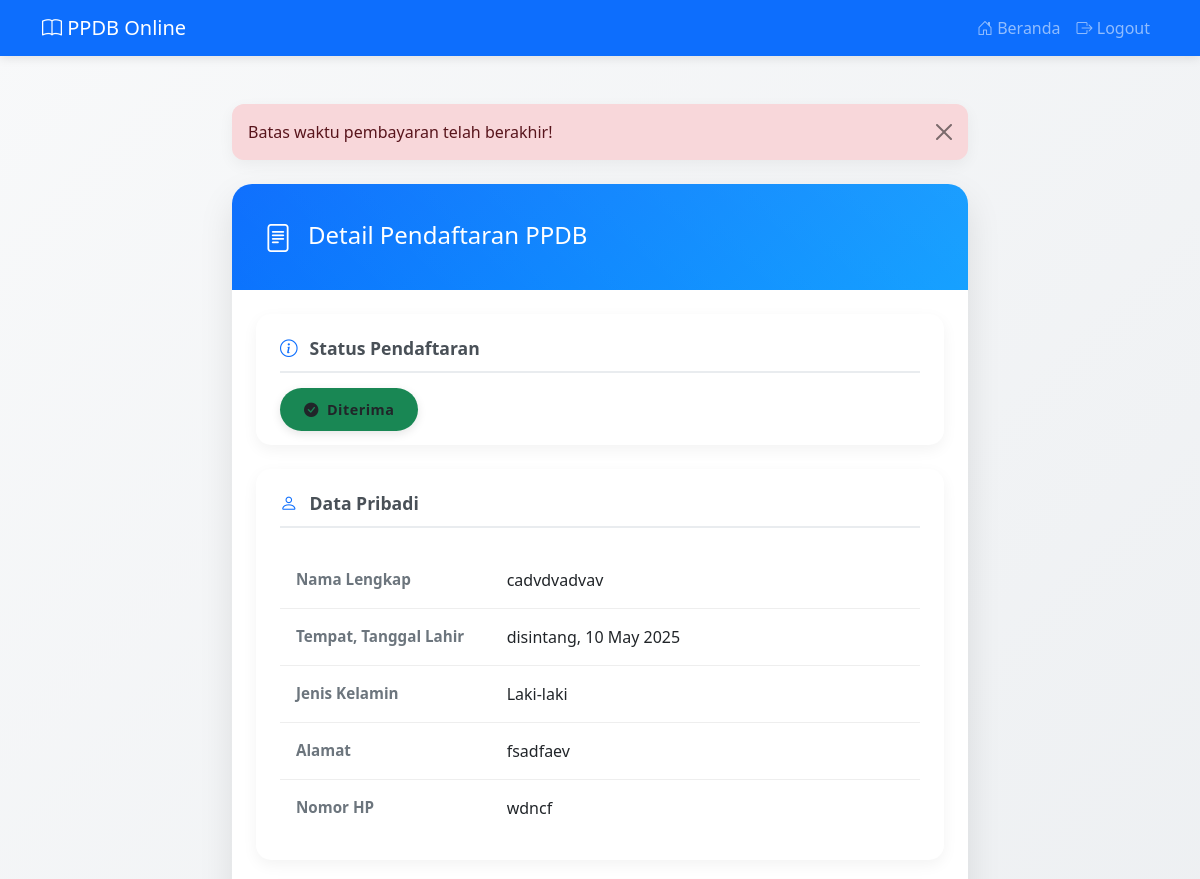
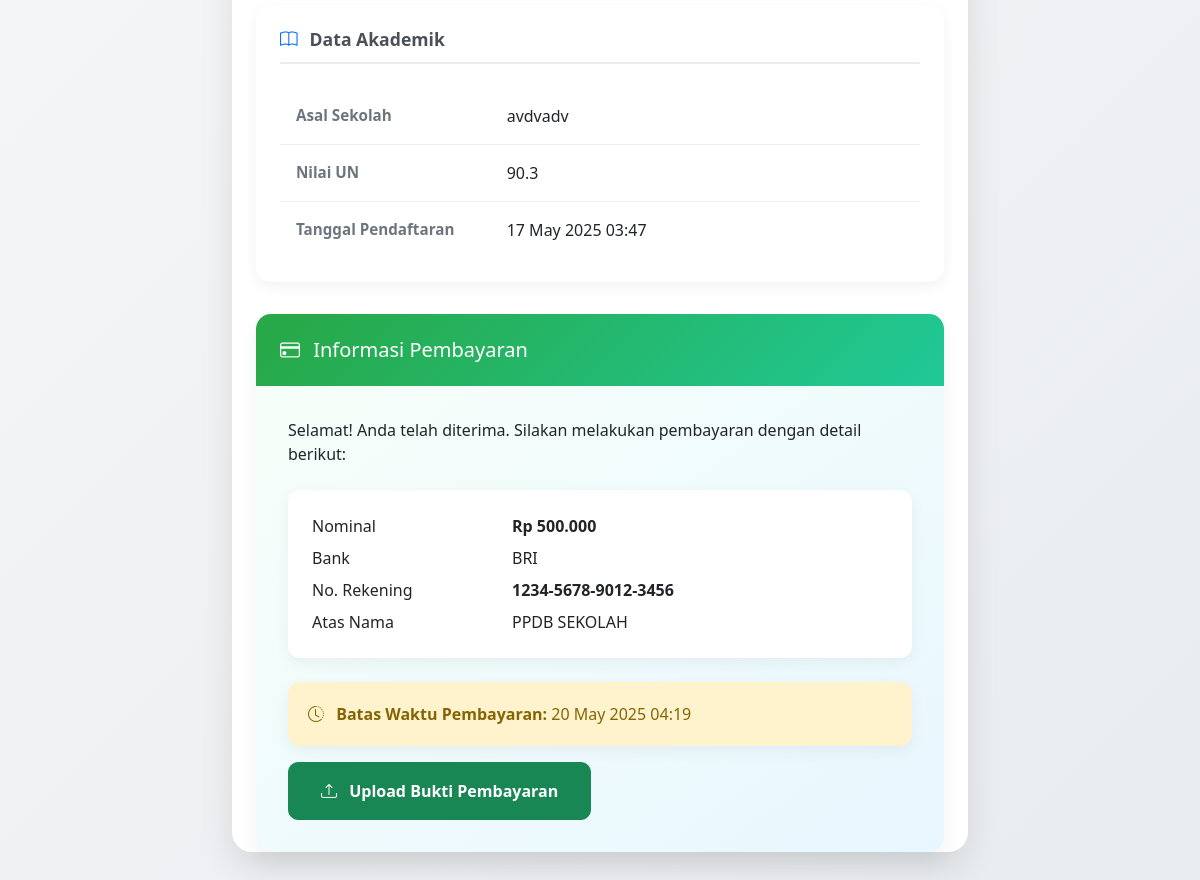
The app's page /detail_pendaftaran (signed in) with its own data (2 pictures, top to bottom).
### app/models.py (models this page shows)
class Pendaftaran(db.Model):
    __tablename__ = 'pendaftaran'
    id = db.Column(db.Integer, primary_key=True)
    nama_lengkap = db.Column(db.String(150), nullable=False)
    tempat_lahir = db.Column(db.String(100), nullable=False)
    tanggal_lahir = db.Column(db.Date, nullable=False)
    jenis_kelamin = db.Column(db.String(20), nullable=False)
    alamat = db.Column(db.Text, nullable=False)
    nomor_hp = db.Column(db.String(15), nullable=False)
    asal_sekolah = db.Column(db.String(150), nullable=False)
    nilai_un = db.Column(db.Float, nullable=False)
    status = db.Column(db.String(20), default='Pending')
    tanggal_daftar = db.Column(db.DateTime, default=datetime.utcnow)
    user_id = db.Column(db.Integer, db.ForeignKey('user.id'), nullable=False)
    diproses_oleh = db.Column(db.Integer, db.ForeignKey('user.id'), nullable=True)
    tanggal_diproses = db.Column(db.DateTime, nullable=True)
    catatan_admin = db.Column(db.Text, nullable=True)

### app/routes/main.py (the view)
@main_bp.route("/detail_pendaftaran")
@login_required
def detail_pendaftaran():
    pendaftaran = Pendaftaran.query.filter_by(user_id=current_user.id).first()
    if not pendaftaran:
        flash('Anda belum melakukan pendaftaran', 'warning')
        return redirect(url_for('main_bp.daftar'))
    if pendaftaran.status == 'Diterima':
        payment_deadline = pendaftaran.tanggal_diproses + timedelta(days=3)
        if datetime.now() > payment_deadline:
            flash('Batas waktu pembayaran telah berakhir!', 'danger')
        else:
            remaining = payment_deadline - datetime.now()
            flash(f'Sisa waktu pembayaran: {remaining.days} hari {remaining.seconds//3600} jam', 'warning')
    return render_template('detail_pendaftaran.html',
                         title="Detail Pendaftaran",
                         pendaftaran=pendaftaran,
                         timedelta=timedelta)  # Pass timedelta to template

### app/__init__.py (called while the page is built)
def create_app():
    app = Flask(__name__)
    app.config.from_object(Config)
    db.init_app(app)
    login_manager.init_app(app)
    Migrate(app, db)
    from .routes.auth import auth_bp
    from .routes.main import main_bp
    from .routes.admin import admin_bp
    app.register_blueprint(auth_bp)
    app.register_blueprint(main_bp)
    app.register_blueprint(admin_bp, url_prefix='/admin')
    from .models import User
    @login_manager.user_loader
    def load_user(user_id):
        return User.query.get(int(user_id))
    return app

### app/templates/detail_pendaftaran.html (shortened to what this page needs)
<!DOCTYPE html>
<html lang="en">
<head>
    <link href="https://cdn.jsdelivr.net/npm/bootstrap@5.3.0/dist/css/bootstrap.min.css" rel="stylesheet">
    <link rel="stylesheet" href="https://cdn.jsdelivr.net/npm/bootstrap-icons@1.7.2/font/bootstrap-icons.css">
</head>
<body>
    <nav class="navbar navbar-expand-lg navbar-dark bg-primary sticky-top">
        <div class="container">
            <a class="navbar-brand" href="{{ url_for('main_bp.home') }}">
                <i class="bi bi-book"></i> PPDB Online
            </a>
            <div class="collapse navbar-collapse" id="navbarNav">
                <ul class="navbar-nav ms-auto">
                    <li class="nav-item">
                        <a class="nav-link" href="{{ url_for('main_bp.home') }}">
                            <i class="bi bi-house-door"></i> Beranda
                        </a>
                    </li>
                    <li class="nav-item">
                        <a class="nav-link" href="{{ url_for('auth_bp.logout') }}">
                            <i class="bi bi-box-arrow-right"></i> Logout
                        </a>
                    </li>
                </ul>
            </div>
        </div>
    </nav>
    <div class="container py-5">
        <div class="row justify-content-center">
            <div class="col-lg-8">
                {% with messages = get_flashed_messages(with_categories=true) %}
                    {% if messages %}
                        {% for category, message in messages %}
                            <div class="alert alert-{{ category }} alert-dismissible fade show mb-4">
                                {{ message }}
                                <button type="button" class="btn-close" data-bs-dismiss="alert"></button>
                            </div>
                        {% endfor %}
                    {% endif %}
                {% endwith %}
                <div class="detail-card">
                    <div class="card-header">
                        <div class="d-flex align-items-center">
                            <i class="bi bi-file-text fs-3 me-3"></i>
                            <div>
                                <h4 class="mb-1">Detail Pendaftaran PPDB</h4>
                            </div>
                        </div>
                    </div>
                    <div class="section-card mx-4 mt-4">
                        <h5 class="section-title">
                            <i class="bi bi-info-circle"></i>
                            Status Pendaftaran
                        </h5>
                        {% if pendaftaran.status == 'Pending' %}
                            <span class="status-badge bg-warning">
                                <i class="bi bi-clock-fill me-2"></i>Menunggu Verifikasi
                            </span>
                        {% elif pendaftaran.status == 'Diterima' %}
                            <span class="status-badge bg-success">
                                <i class="bi bi-check-circle-fill me-2"></i>Diterima
                            </span>
                        {% else %}
                            <span class="status-badge bg-danger">
                                <i class="bi bi-x-circle-fill me-2"></i>Ditolak
                            </span>
                        {% endif %}
                    </div>
                    <div class="section-card mx-4">
                        <h5 class="section-title">
                            <i class="bi bi-person"></i>
                            Data Pribadi
                        </h5>
                        <div class="detail-item">
                            <div class="row">
                                <div class="col-md-4 label">Nama Lengkap</div>
                                <div class="col-md-8">{{ pendaftaran.nama_lengkap }}</div>
                            </div>
                        </div>
                        <div class="detail-item">
                            <div class="row">
                                <div class="col-md-4 label">Tempat, Tanggal Lahir</div>
                                <div class="col-md-8">
                                    {{ pendaftaran.tempat_lahir }},
                                    {{ pendaftaran.tanggal_lahir.strftime('%d %B %Y') }}
                                </div>
                            </div>
                        </div>
                        <div class="detail-item">
                            <div class="row">
                                <div class="col-md-4 label">Jenis Kelamin</div>
                                <div class="col-md-8">{{ pendaftaran.jenis_kelamin }}</div>
                            </div>
                        </div>
                        <div class="detail-item">
                            <div class="row">
                                <div class="col-md-4 label">Alamat</div>
                                <div class="col-md-8">{{ pendaftaran.alamat }}</div>
                            </div>
                        </div>
                        <div class="detail-item">
                            <div class="row">
                                <div class="col-md-4 label">Nomor HP</div>
                                <div class="col-md-8">{{ pendaftaran.nomor_hp }}</div>
                            </div>
                        </div>
                    </div>
                    <div class="section-card mx-4">
                        <h5 class="section-title">
                            <i class="bi bi-book"></i>
                            Data Akademik
                        </h5>
                        <div class="detail-item">
                            <div class="row">
                                <div class="col-md-4 label">Asal Sekolah</div>
                                <div class="col-md-8">{{ pendaftaran.asal_sekolah }}</div>
                            </div>
                        </div>
                        <div class="detail-item">
                            <div class="row">
                                <div class="col-md-4 label">Nilai UN</div>
                                <div class="col-md-8">{{ pendaftaran.nilai_un }}</div>
                            </div>
                        </div>
                        <div class="detail-item">
                            <div class="row">
                                <div class="col-md-4 label">Tanggal Pendaftaran</div>
                                <div class="col-md-8">
                                    {{ pendaftaran.tanggal_daftar.strftime('%d %B %Y %H:%M') }}
                                </div>
                            </div>
                        </div>
                    </div>
                    {% if pendaftaran.status == 'Diterima' %}
                        <div class="payment-card mx-4 mb-4">
                            <div class="payment-header">
                                <h5 class="mb-0">
                                    <i class="bi bi-credit-card me-2"></i>
                                    Informasi Pembayaran
                                </h5>
                            </div>
                            <div class="payment-body">
                                <p>Selamat! Anda telah diterima. Silakan melakukan pembayaran dengan detail berikut:</p>
                                <div class="payment-info">
                                    <div class="row mb-2">
                                        <div class="col-md-4">Nominal</div>
                                        <div class="col-md-8 fw-bold">Rp 500.000</div>
                                    </div>
                                    <div class="row mb-2">
                                        <div class="col-md-4">Bank</div>
                                        <div class="col-md-8">BRI</div>
                                    </div>
                                    <div class="row mb-2">
                                        <div class="col-md-4">No. Rekening</div>
                                        <div class="col-md-8 fw-bold">1234-5678-9012-3456</div>
                                    </div>
                                    <div class="row">
                                        <div class="col-md-4">Atas Nama</div>
                                        <div class="col-md-8">PPDB SEKOLAH</div>
                                    </div>
                                </div>
                                <div class="alert deadline-alert">
                                    <i class="bi bi-clock-history me-2"></i>
                                    <strong>Batas Waktu Pembayaran:</strong>
                                    {{ (pendaftaran.tanggal_diproses + timedelta(days=3)).strftime('%d %B %Y %H:%M') }}
                                </div>
                                <div class="mt-3">
                                    {% if not pendaftaran.bukti_pembayaran %}
                                        <a href="{{ url_for('main_bp.upload_pembayaran') }}" class="btn btn-success btn-upload">
                                            <i class="bi bi-upload me-2"></i>
                                            Upload Bukti Pembayaran
                                        </a>
                                    {% endif %}
                                </div>
                            </div>
                        </div>
                    {% endif %}
                </div>
            </div>
        </div>
    </div>
</body>
</html>

### app/templates/detail_pendaftaran.html (style rules this page uses)
body { background: linear-gradient(135deg, #f8f9fa 0%, #e9ecef 100%); min-height: 100vh; }
.navbar { box-shadow: 0 2px 10px rgba(0,0,0,0.1); }
.detail-card { border: none; border-radius: 20px; box-shadow: 0 15px 35px rgba(0,0,0,0.1); background: white; margin-bottom: 2rem; }
.card-header { background: linear-gradient(135deg, #0d6efd 0%, #0098ff 100%); color: white; border-radius: 20px 20px 0 0 !important; padding: 2rem !important; position: relative; overflow: hidden; }
.card-header::after { content: ''; position: absolute; top: 0; right: 0; bottom: 0; left: 0; background: linear-gradient(45deg, transparent 0%, rgba(255,255,255,0.1) 100%); }
.section-card { background: white; border-radius: 15px; box-shadow: 0 5px 15px rgba(0,0,0,0.05); margin-bottom: 1.5rem; padding: 1.5rem; }
.section-title { color: #495057; font-size: 1.1rem; font-weight: 600; margin-bottom: 1.5rem; padding-bottom: 0.75rem; border-bottom: 2px solid #e9ecef; display: flex; align-items: center; }
.section-title i { margin-right: 0.75rem; color: #0d6efd; }
.detail-item { padding: 1rem; border-bottom: 1px solid #eee; transition: all 0.3s ease; }
.detail-item:last-child { border-bottom: none; }
.label { color: #6c757d; font-weight: 600; font-size: 0.95rem; }
.status-badge { padding: 0.75rem 1.5rem; border-radius: 50px; font-weight: 600; font-size: 0.9rem; letter-spacing: 0.5px; box-shadow: 0 3px 10px rgba(0,0,0,0.1); }
.payment-card { background: linear-gradient(145deg, #f8fff9 0%, #e8f7ff 100%); border: none; border-radius: 15px; margin-top: 2rem; box-shadow: 0 10px 20px rgba(0,0,0,0.05); }
.payment-header { background: linear-gradient(135deg, #28a745 0%, #20c997 100%); color: white; padding: 1.5rem; border-radius: 15px 15px 0 0; position: relative; }
.payment-body { padding: 2rem; }
.payment-info { background-color: white; border-radius: 12px; padding: 1.5rem; margin: 1.5rem 0; box-shadow: 0 5px 15px rgba(0,0,0,0.05); }
.payment-info .row { margin-bottom: 1rem; }
.payment-info .row:last-child { margin-bottom: 0; }
.deadline-alert { background-color: #fff3cd; border: none; border-radius: 12px; color: #856404; margin-top: 1.5rem; padding: 1.25rem; box-shadow: 0 5px 15px rgba(133,100,4,0.1); }
.btn-upload { padding: 1rem 2rem; font-weight: 600; border-radius: 10px; transition: all 0.3s ease; }
.alert { border-radius: 12px; border: none; box-shadow: 0 5px 15px rgba(0,0,0,0.05); }

### records on screen
Pendaftaran: nama_lengkap "cadvdvadvav", tempat_lahir "disintang", tanggal_lahir "10 May 2025", jenis_kelamin "Laki-laki", alamat "fsadfaev", nomor_hp "wdncf", asal_sekolah "avdvadv", nilai_un "90.3", tanggal_daftar "17 May 2025 03:47", tanggal_diproses "20 May 2025 04:19"

### other values on screen
{{ message }} "Batas waktu pembayaran telah berakhir!"
